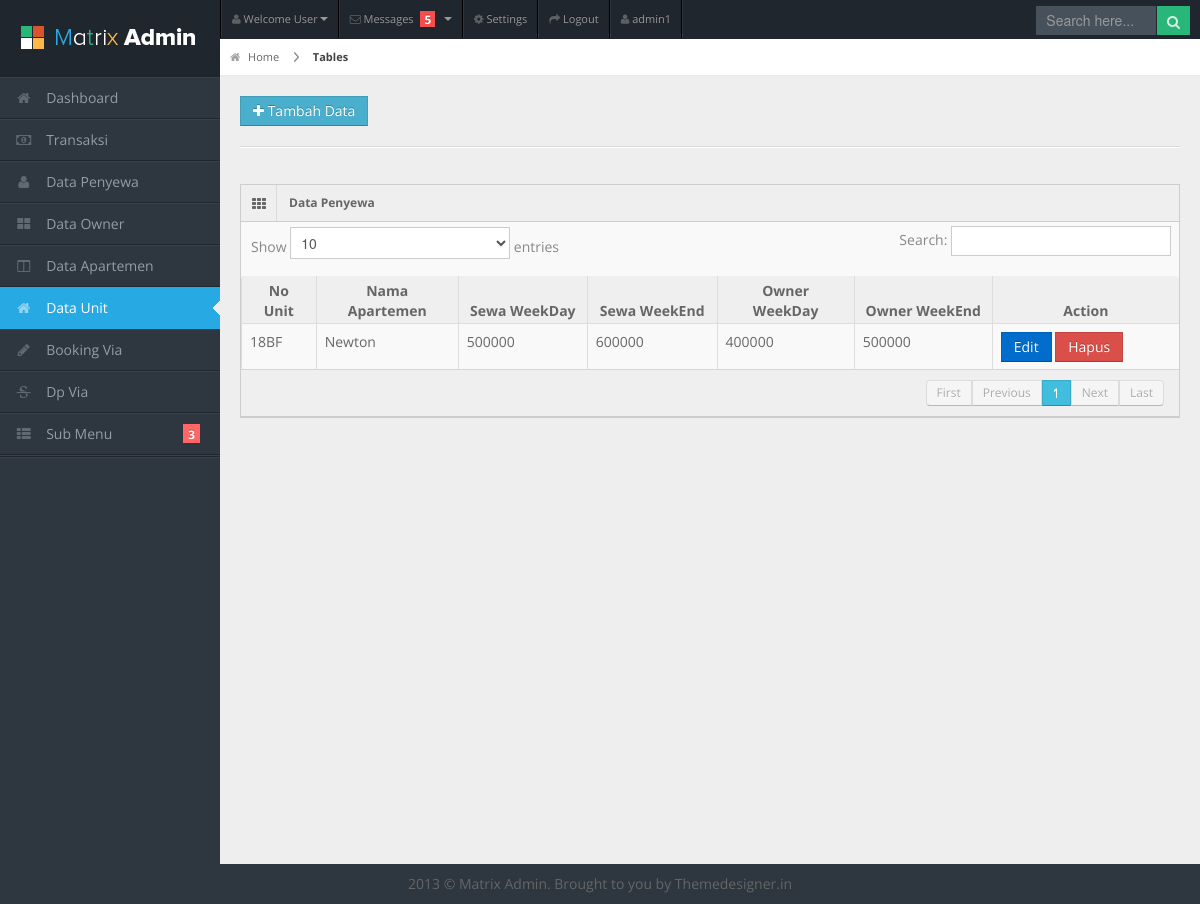
Page /unit.php (signed in) on the committed database.
### tables this page shows
CREATE TABLE `tb_unit` (
  `kd_unit` int(4) NOT NULL,
  `kd_apt` int(4) NOT NULL,
  `no_unit` varchar(10) NOT NULL,
  `h_sewa_wd` int(10) NOT NULL,
  `h_sewa_we` int(10) NOT NULL,
  `h_owner_wd` int(10) NOT NULL,
  `h_owner_we` int(10) NOT NULL,
  `ekstra_charge` int(10) NOT NULL
);

CREATE TABLE `tb_apt` (
  `kd_apt` int(4) NOT NULL,
  `nama_apt` varchar(30) NOT NULL,
  `alamat_apt` varchar(50) NOT NULL
);

### proses/proses.php (called while the page is built, shortened)
<?php
class Proses{
  public function __construct(){
    $this->db = new PDO('mysql:host=localhost;dbname=db_keuangan_cozzal','root','');
  }
  public function showUnit(){
	$sql = "SELECT * FROM tb_unit INNER JOIN tb_apt USING (kd_apt)";
	$query = $this->db->query($sql);
	return $query;
  }
}
?>

### unit.php (the view, shortened to what this page needs)
<?php
  include "template/head.php";
?>
<body>
<?php
  include "template/header.php";
  include "template/sidebar.php";
?>
<div id="content">
  <div id="content-header">
    <div id="breadcrumb"> <a href="#" title="Go to Home" class="tip-bottom"><i class="icon-home"></i> Home</a> <a href="#" class="current">Tables</a> </div>
    <a href="#popup-unit" data-toggle="modal" class="btn btn-info btn-add"><i class="icon-plus"></i> Tambah Data</a>
  </div>
  <div class="container-fluid">
    <hr>
    <div class="row-fluid">
      <div class="span12">
        <div class="widget-box">
          <div class="widget-title"> <span class="icon"><i class="icon-th"></i></span>
            <h5>Data Penyewa</h5>
          </div>
          <div class="widget-content nopadding">
            <table class="table table-bordered data-table">
              <thead>
                <tr>
                  <th>No Unit</th>
                  <th>Nama Apartemen</th>
                  <th>Sewa WeekDay</th>
                  <th>Sewa WeekEnd</th>
                  <th>Owner WeekDay</th>
                  <th>Owner WeekEnd</th>
				          <th class="span3">Action</th>
                </tr>
              </thead>
              <tbody>
                <?php
				  require("proses/proses.php");
				  $Proses = new Proses();
				  $show = $Proses->showUnit();
				  while($data = $show->fetch(PDO::FETCH_OBJ)){
					echo "
					  <tr class=gradeC'>
					    <td>$data->no_unit</td>
					    <td>$data->nama_apt</td>
						<td>$data->h_sewa_wd</td>
						<td>$data->h_sewa_we</td>
					    <td>$data->h_owner_wd</td>
						<td>$data->h_owner_we</td>
						<td>
						    <a class='btn btn-primary' href='#'>Edit</a>
						    <a class='btn btn-danger' href='proses/proses_delete.php?delete_unit=$data->kd_unit'>Hapus</a>
						</td>
					  </tr>";
				  };
				?>
              </tbody>
            </table>
          </div>
        </div>
      </div>
    </div>
  </div>
</div>
<div class="row-fluid">
  <div id="footer" class="span12"> 2013 &copy; Matrix Admin. Brought to you by <a href="http://themedesigner.in">Themedesigner.in</a> </div>
</div>
</body>
</html>

### css/theme.css (style rules this page uses)
.btn-add { margin-left: 20px; margin-top: 20px; }

### css/matrix-style.css (style rules this page uses)
* { outline:none !important; -moz-outline: none !important; }
html, body { height:100% }
body { overflow-x: hidden; margin-top: -10px; font-family: 'Open Sans', sans-serif; font-size:14px; color:#666; }
a { color:#666; }
select, textarea, input[type="text"], input[type="password"], input[type="datetime"], input[type="datetime-local"], input[type="date"], input[type="month"], input[type="time"], input[type="week"], input[type="number"], input[type="email"], input[type="url"], input[type="search"], input[type="tel"], input[type="color"], .uneditable-input, .label, .dropdown-menu, .btn, .well, .progress, .table-bordered, .btn-group > .btn:first-child, .btn-group > .btn:last-child, .btn-group > .btn:last-child, .btn-group > .dropdown-toggle, .alert { border-radius:0px; }
.btn, textarea, input[type="text"], input[type="password"], input[type="datetime"], input[type="datetime-local"], input[type="date"], input[type="month"], input[type="time"], input[type="week"], input[type="number"], input[type="email"], input[type="url"], input[type="search"], input[type="tel"], input[type="color"], .uneditable-input { box-shadow:none; }
.progress, .progress-success .bar, .progress .bar-success, .progress-warning .bar, .progress .bar-warning, .progress-danger .bar, .progress .bar-danger, .progress-info .bar, .progress .bar-info, .btn, .btn-primary { background-image:none; }
#footer { padding:10px; text-align:center; }
hr { border-top-color:#dadada; }
#content { background: none repeat scroll 0 0 #eeeeee; margin-left: 220px; margin-right: 0; padding-bottom: 25px; position: relative; min-height:100%; width: auto; }
#content-header { position: abslute; width: 100%; margin-top: -38px; z-index: 20; }
#breadcrumb { background-color: #fff; border-bottom: 1px solid #e3ebed; }
#breadcrumb a { padding: 8px 20px 8px 10px; display: inline-block; background-image: url('../img/breadcrumb.png'); background-position: center right; background-repeat: no-repeat; font-size: 11px; color: #666666; }
#breadcrumb a:last-child { background-image:none; }
#breadcrumb a.current { font-weight: bold; color: #444444; }
#breadcrumb a i { margin-right: 5px; opacity: .6; }
.stat-boxes .peity_bar_good, .stat-boxes .peity_line_good, { color: #459D1C; }
.widget-box { background: none repeat scroll 0 0 #F9F9F9; border-left: 1px solid #CDCDCD; border-top: 1px solid #CDCDCD; border-right: 1px solid #CDCDCD; clear: both; margin-top: 16px; margin-bottom: 16px; position: relative; }
.widget-title, .modal-header, .table th, div.dataTables_wrapper .ui-widget-header { background:#efefef; border-bottom: 1px solid #CDCDCD; height: 36px; }
.widget-title span.icon { padding: 9px 10px 7px 11px; float: left; border-right:1px solid #dadada; }
.widget-title h5 { color: #666; float: left; font-size: 12px; font-weight: bold; padding: 12px; line-height: 12px; margin: 0; }
.widget-content { padding:15px; border-bottom: 1px solid #cdcdcd; }
.table th { height: auto; font-size: 14px; padding: 5px 10px 2px; border-bottom: 0; text-align: center; color: #666666; }
.nopadding { padding: 0 !important; }
.nopadding .table { margin-bottom: 0; }
.nopadding .table-bordered { border: 0; }

### css/matrix-media.css (style rules this page uses)
body { background:#2E363F; }

### rows in the picture
tb_unit: no_unit "18BF", kd_apt.nama_apt "Newton", h_sewa_wd "500000", h_sewa_we "600000", h_owner_wd "400000", h_owner_we "500000"

### other values in the picture
$username "admin1"
